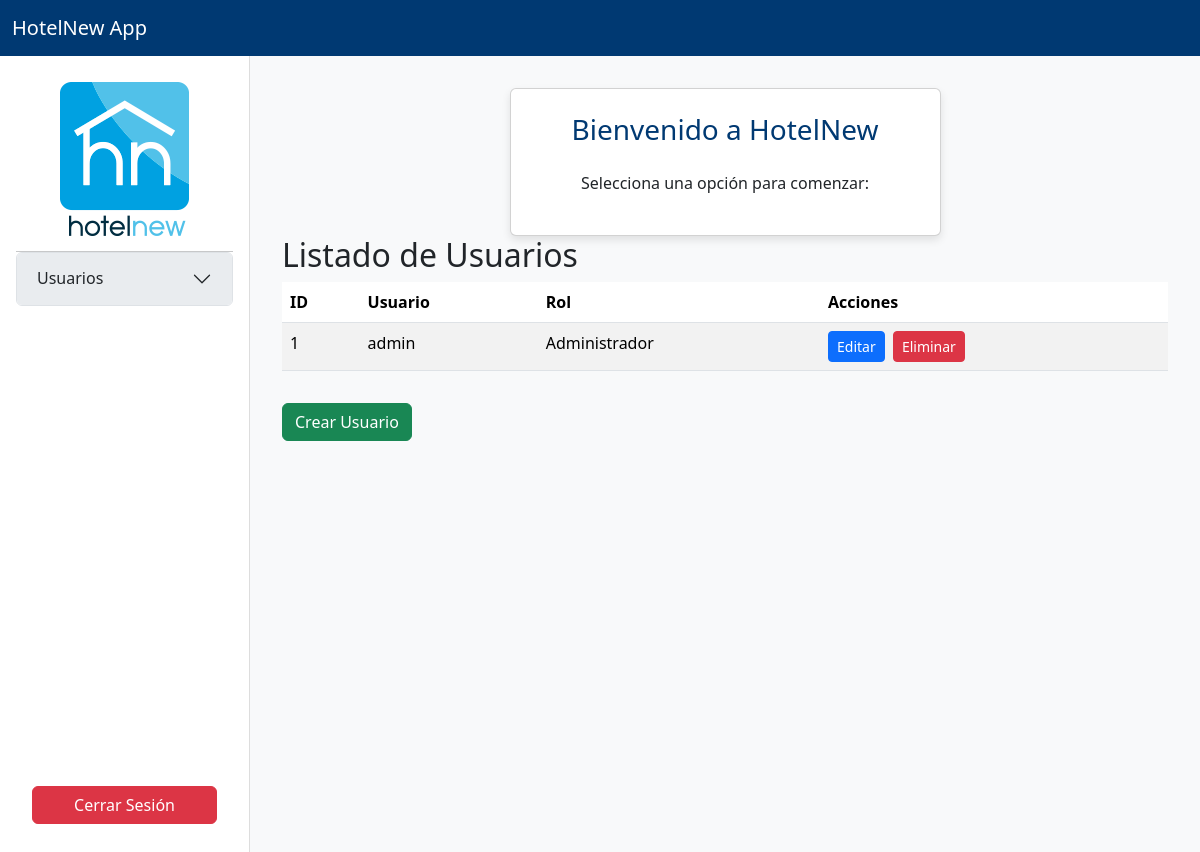
The page /usuarios/ (signed in) on the database as committed earlier.
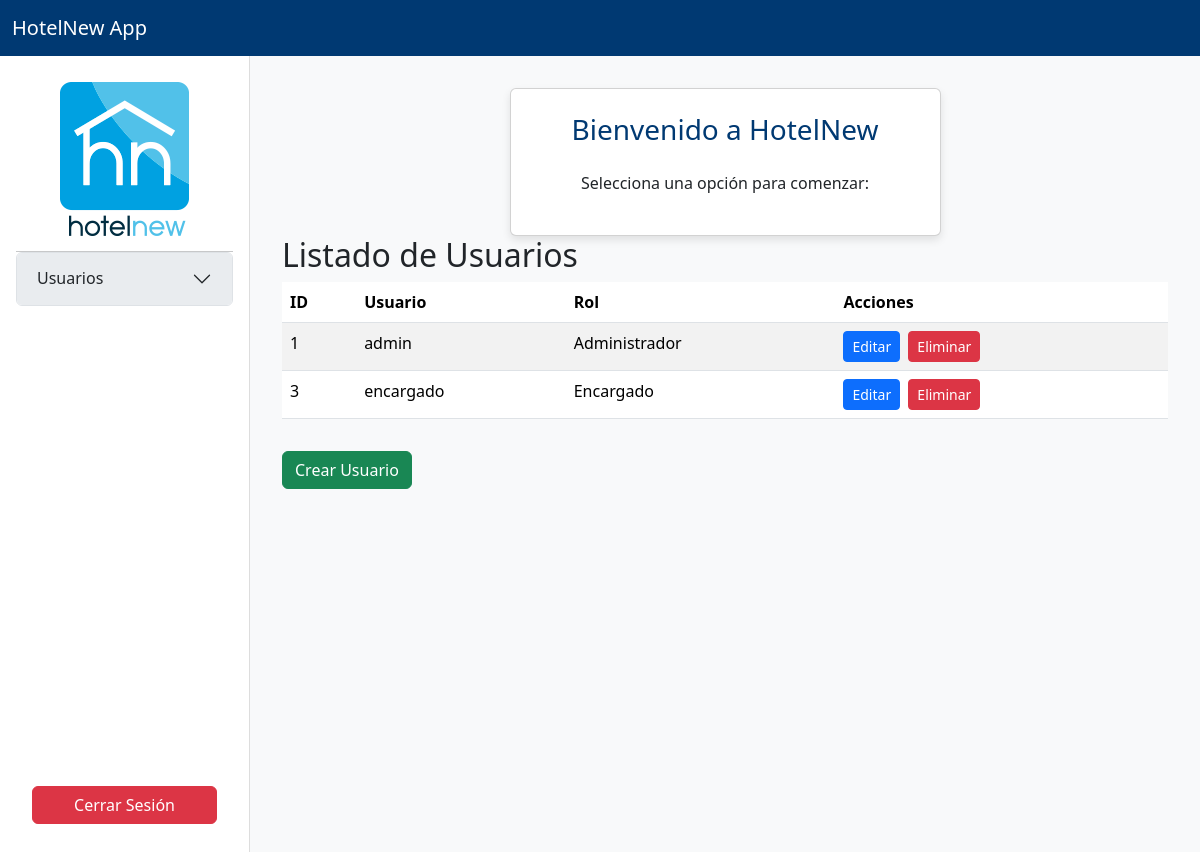
The same page on the database as committed later.
### HotelNewApp/models.py (models this page shows, shortened)
class Usuario(AbstractBaseUser, PermissionsMixin):
    id_usuario = models.AutoField(primary_key=True)
    username = models.CharField(max_length=50, unique=True)
    rol = models.CharField(
        max_length=10,
        choices=[
            ('admin', 'Administrador'),
            ('encargado', 'Encargado'),
        ]
    )
    is_active = models.BooleanField(default=True)
    is_staff = models.BooleanField(default=False)  # Importante para entrar al admin
    USERNAME_FIELD = 'username'
    REQUIRED_FIELDS = ['rol']
    objects = UsuarioManager()

### HotelNewApp/views.py (the view)
# urls.py: path('usuarios/', views.listar_usuarios, name='listar_usuarios'),
def listar_usuarios(request):
    if not request.session.get('usuario_id') or request.session.get('rol') != 'admin':
        return redirect('login')
    usuarios = Usuario.objects.all()
    return render(request, 'usuarios/listar_usuarios.html', {'usuarios': usuarios})

### templates/usuarios/listar_usuarios.html
{% extends 'home.html' %}
{% block content %}
    <h2>Listado de Usuarios</h2>
    <table class="table table-striped">
        <thead>
            <tr>
                <th>ID</th>
                <th>Usuario</th>
                <th>Rol</th>
                <th>Acciones</th>
            </tr>
        </thead>
        <tbody>
            {% for usuario in usuarios %}
                <tr>
                    <td>{{ usuario.id_usuario }}</td>
                    <td>{{ usuario.username }}</td>
                    <td>{{ usuario.get_rol_display }}</td>
                    <td>
                        <a href="{% url 'editar_usuario' usuario.id_usuario %}" class="btn btn-sm btn-primary me-1">Editar</a>
                        <a href="{% url 'eliminar_usuario' usuario.id_usuario %}" class="btn btn-sm btn-danger" onclick="return confirm('¿Estás seguro de eliminar este usuario?')">Eliminar</a>
                    </td>
                </tr>
            {% empty %}
                <tr><td colspan="4">No hay usuarios registrados.</td></tr>
            {% endfor %}
        </tbody>
    </table>
    <a href="{% url 'crear_usuario' %}" class="btn btn-success mt-3">Crear Usuario</a>
{% endblock %}

### templates/home.html (shortened to what this page needs)
{% load static %}
<!DOCTYPE html>
<html lang="es">
<head>
    <link href="https://cdnjs.cloudflare.com/ajax/libs/font-awesome/6.0.0-beta3/css/all.min.css" rel="stylesheet">
    <link href="https://cdn.jsdelivr.net/npm/bootstrap@5.3.3/dist/css/bootstrap.min.css" rel="stylesheet">
    <link rel="stylesheet" href="https://cdn.jsdelivr.net/npm/bootstrap-icons@1.11.3/font/bootstrap-icons.min.css">
</head>
<body>
    <nav class="navbar navbar-expand-lg navbar-dark">
        <div class="container-fluid">
            {% if user.is_authenticated %}
                <a class="navbar-brand" href="{% url 'home' %}">HotelNew App</a>
            {% else %}
                <a class="nav-link" href="{% url 'login' %}">Iniciar sesión</a>
            {% endif %}
        </div>
    </nav>
    <div class="layout">
        <nav class="sidebar d-flex flex-column">
            <div>
                <div class="sidebar-header d-flex flex-column align-items-center">
                    <img src="/static/logohotelnew.png" alt="Logo">
                </div>
                <hr class="my-0">
                <div class="accordion" id="sidebarAccordion">
                    <div class="accordion-item">
                        <h2 class="accordion-header" id="usuariosHeading">
                            <button class="accordion-button collapsed" type="button" data-bs-toggle="collapse" data-bs-target="#usuariosCollapse" aria-expanded="false" aria-controls="usuariosCollapse">
                                Usuarios
                            </button>
                        </h2>
                    </div>
                </div>
            </div>
            <div class="mt-auto p-3">
                {% if user.is_authenticated %}
                    <a href="{% url 'logout' %}" class="btn btn-danger w-100">Cerrar Sesión</a>
                {% endif %}
            </div>
        </nav>
        <div class="main-container">
            <div class="row justify-content-center">
                <div class="col-md-6">
                    <div class="card p-4">
                        <h3 class="card-title text-center mb-4">Bienvenido a HotelNew</h3>
                        <p class="text-center">Selecciona una opción para comenzar:</p>
                    </div>
                </div>
            </div>
            {% block content %}
            {% endblock %}
        </div>
    </div>
</body>
</html>

### templates/home.html (style rules this page uses)
body { background-color: #f4f4f4; }
.navbar { background-color: #003972; }
.navbar-brand, .nav-link, .navbar-text { color: #fff !important; }
.layout { display: flex; min-height: 100vh; }
.sidebar { width: 250px; background-color: #ffffff; border-right: 1px solid #ddd; padding: 1rem; }
.sidebar-header img { max-width: 100%; height: auto; }
.main-container { flex-grow: 1; padding: 2rem; background-color: #f8f9fa; margin-top: 0; }
.card { box-shadow: 0 4px 8px rgba(0,0,0,0.1); }
.card-title { color: #003972; }
.accordion-button { background-color: #e9ecef; }

Rows that differ between the two databases and show on the page:
added Usuario: id_usuario "3", username "encargado", rol "Encargado"
